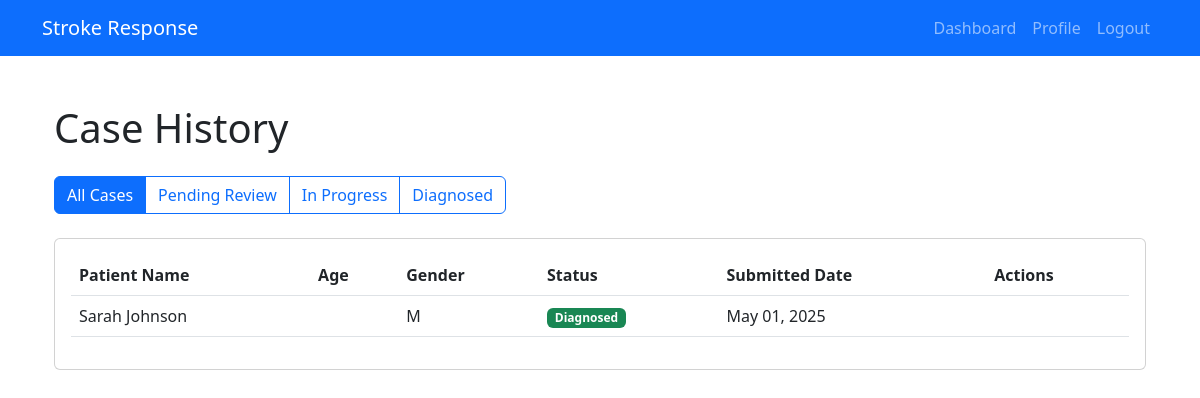
The page /neurologist/cases/ (signed in) on the database as committed earlier.
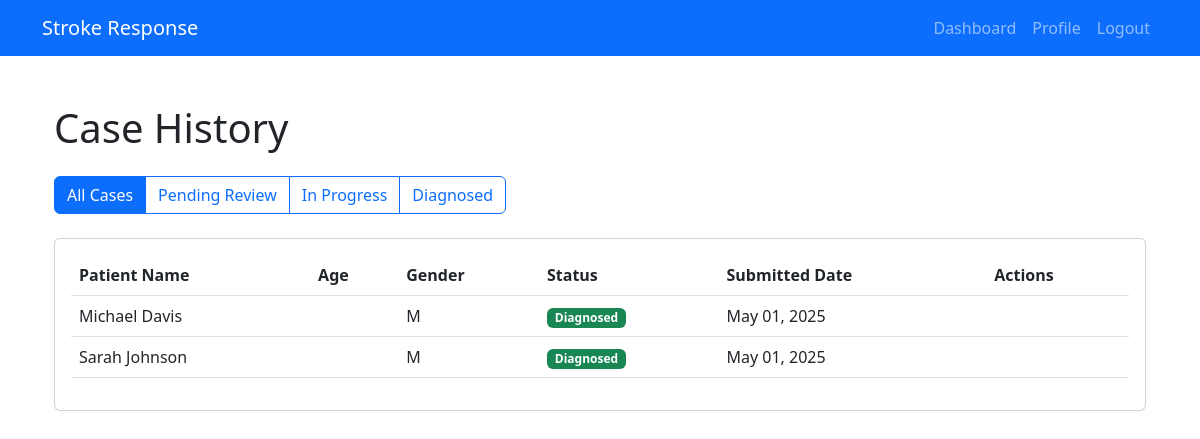
The same page on the database as committed later.
### technician/models.py (models this page shows, shortened)
class Patient(models.Model):
    STATUS_CHOICES = [
        ('NEW', 'New'),
        ('SUBMITTED', 'Submitted for Review'),
        ('REVIEWED', 'Under Review'),
        ('DIAGNOSED', 'Diagnosed'),
        ('DISCHARGED', 'Discharged'),
    ]
    GENDER_CHOICES = [
        ('M', 'Male'),
        ('F', 'Female'),
        ('O', 'Other'),
    ]
    first_name = models.CharField(max_length=100)
    last_name = models.CharField(max_length=100)
    date_of_birth = models.DateField()
    gender = models.CharField(max_length=1, choices=GENDER_CHOICES)
    contact_number = models.CharField(max_length=15, blank=True)
    address = models.TextField(blank=True)
    emergency_contact_name = models.CharField(max_length=100, blank=True)
    emergency_contact_number = models.CharField(max_length=15, blank=True)
    medical_history = models.TextField(blank=True)
    current_medications = models.TextField(blank=True)
    allergies = models.TextField(blank=True)
    blood_pressure_systolic = models.IntegerField(validators=[MinValueValidator(0), MaxValueValidator(300)])
    blood_pressure_diastolic = models.IntegerField(validators=[MinValueValidator(0), MaxValueValidator(200)])
    heart_rate = models.IntegerField(validators=[MinValueValidator(0), MaxValueValidator(300)])
    respiratory_rate = models.IntegerField(validators=[MinValueValidator(0), MaxValueValidator(100)])
    temperature = models.DecimalField(max_digits=4, decimal_places=1)
    oxygen_saturation = models.IntegerField(validators=[MinValueValidator(0), MaxValueValidator(100)])
    glasgow_coma_scale = models.IntegerField(validators=[MinValueValidator(3), MaxValueValidator(15)])
    chief_complaint = models.TextField()
    notes = models.TextField(blank=True)
    status = models.CharField(max_length=20, choices=STATUS_CHOICES, default='NEW')
    technician = models.ForeignKey(User, on_delete=models.CASCADE, related_name='patients')
    created_at = models.DateTimeField(auto_now_add=True)
    updated_at = models.DateTimeField(auto_now=True)
    class Meta:
        ordering = ['-created_at']

### neurologist/views.py (the view)
# urls.py: path('cases/', views.case_history, name='case_history'),
@login_required
@user_passes_test(is_neurologist)
def case_history(request):
    status = request.GET.get('status')
    patients = Patient.objects.exclude(status='NEW')
    if status:
        patients = patients.filter(status=status)
    paginator = Paginator(patients.order_by('-created_at'), 10)
    page_number = request.GET.get('page')
    page_obj = paginator.get_page(page_number)
    context = {
        'page_obj': page_obj,
        'current_status': status,
    }
    return render(request, 'neurologist/case_history.html', context)

### neurologist/views.py (called while the page is built)
def is_neurologist(user):
    return user.is_authenticated and hasattr(user, 'userprofile') and user.userprofile.role == 'NEUROLOGIST'

### neurologist/templates/neurologist/case_history.html (shortened to what this page needs)
{% extends 'base.html' %}
{% load static %}
{% block content %}
<div class="container py-4">
    <h1 class="mb-4">Case History</h1>
    <div class="mb-4">
        <div class="btn-group" role="group">
            <a href="{% url 'neurologist:case_history' %}" class="btn {% if not current_status %}btn-primary{% else %}btn-outline-primary{% endif %}">
                All Cases
            </a>
            <a href="{% url 'neurologist:case_history' %}?status=SUBMITTED" class="btn {% if current_status == 'SUBMITTED' %}btn-primary{% else %}btn-outline-primary{% endif %}">
                Pending Review
            </a>
            <a href="{% url 'neurologist:case_history' %}?status=REVIEWED" class="btn {% if current_status == 'REVIEWED' %}btn-primary{% else %}btn-outline-primary{% endif %}">
                In Progress
            </a>
            <a href="{% url 'neurologist:case_history' %}?status=DIAGNOSED" class="btn {% if current_status == 'DIAGNOSED' %}btn-primary{% else %}btn-outline-primary{% endif %}">
                Diagnosed
            </a>
        </div>
    </div>
    <div class="card">
        <div class="card-body">
            {% if page_obj %}
            <div class="table-responsive">
                <table class="table table-hover">
                    <thead>
                        <tr>
                            <th>Patient Name</th>
                            <th>Age</th>
                            <th>Gender</th>
                            <th>Status</th>
                            <th>Submitted Date</th>
                            <th>Actions</th>
                        </tr>
                    </thead>
                    <tbody>
                        {% for patient in page_obj %}
                        <tr>
                            <td>{{ patient.first_name }} {{ patient.last_name }}</td>
                            <td>{{ patient.age }}</td>
                            <td>{{ patient.gender }}</td>
                            <td>
                                <span class="badge {% if patient.status == 'SUBMITTED' %}bg-warning{% elif patient.status == 'REVIEWED' %}bg-info{% elif patient.status == 'DIAGNOSED' %}bg-success{% else %}bg-secondary{% endif %}">
                                    {{ patient.get_status_display }}
                                </span>
                            </td>
                            <td>{{ patient.created_at|date:"M d, Y" }}</td>
                            <td>
                            </td>
                        </tr>
                        {% endfor %}
                    </tbody>
                </table>
            </div>
            {% else %}
            <p class="text-muted text-center">No patients found.</p>
            {% endif %}
        </div>
    </div>
</div>
{% endblock %}

Rows that differ between the two databases and show on the page:
added Patient: first_name "Michael", last_name "Davis", gender "M", status "Diagnosed", created_at "May 01, 2025"
